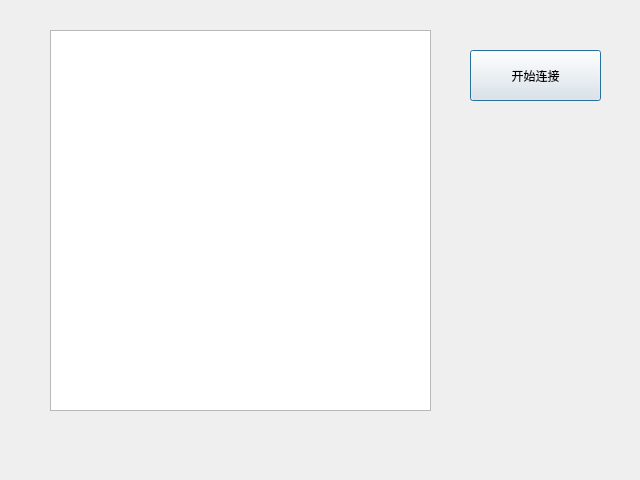
<?xml version="1.0" encoding="UTF-8"?>
<ui version="4.0">
 <class>MySer</class>
 <widget class="QDialog" name="MySer">
  <property name="geometry">
   <rect>
    <x>0</x>
    <y>0</y>
    <width>640</width>
    <height>480</height>
   </rect>
  </property>
  <property name="windowTitle">
   <string>MySer</string>
  </property>
  <widget class="QPlainTextEdit" name="plainTextEdit">
   <property name="geometry">
    <rect>
     <x>50</x>
     <y>30</y>
     <width>381</width>
     <height>381</height>
    </rect>
   </property>
  </widget>
  <widget class="QPushButton" name="START_BTN">
   <property name="geometry">
    <rect>
     <x>470</x>
     <y>50</y>
     <width>131</width>
     <height>51</height>
    </rect>
   </property>
   <property name="text">
    <string>开始连接</string>
   </property>
  </widget>
 </widget>
 <resources/>
 <connections/>
</ui>
